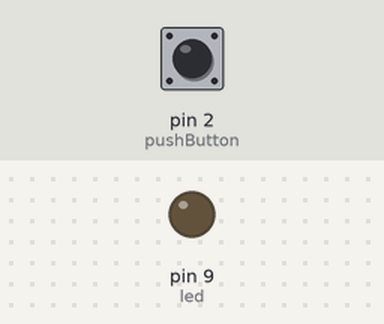
The sketch below on a simulated Arduino Uno, built with avr-gcc and run on an emulated ATmega328P. On the bench: output pins drawn as LEDs (lit = HIGH). The test bench sets the inputs (shaded band); at power-on: pin 2 (pushButton) LOW. What the sketch prints to the serial monitor is not drawn.

Above: at 1.2 s.
1.3 s: pin 2 (pushButton) pulled HIGH for 0.15 s
At 1.37 s:
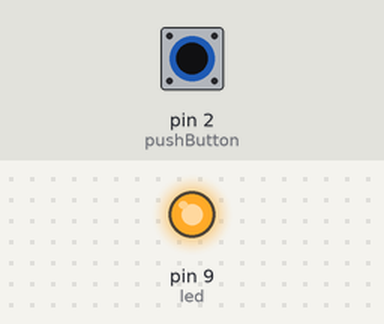
2.9 s: pin 2 (pushButton) pulled HIGH for 3.2 s
At 6.6 s:
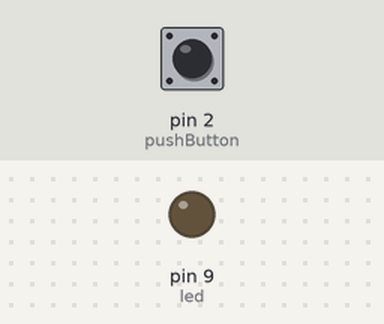
Timing chart, 0 to 8.1 s (numbered marks = the images above; inputs shaded):
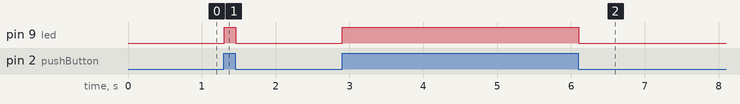

The sketch:

Using_censors_pa.ino
```cpp
int led = 9;
int pushButton = 2;
void setup() {
 Serial.begin(9600);
 pinMode(pushButton,INPUT);
 pinMode(led, OUTPUT);
 }

void loop() {
 int buttonState = digitalRead(pushButton);
 Serial.println(buttonState);
 delay(1);
 digitalWrite(led,buttonState);

}
```

Measured:
- after the input at 1.3 s, pin 9 (led): LOW → HIGH at once, → LOW 0.15 s later
- after the input at 2.9 s, pin 9 (led): LOW → HIGH at once, → LOW 3.2 s later
